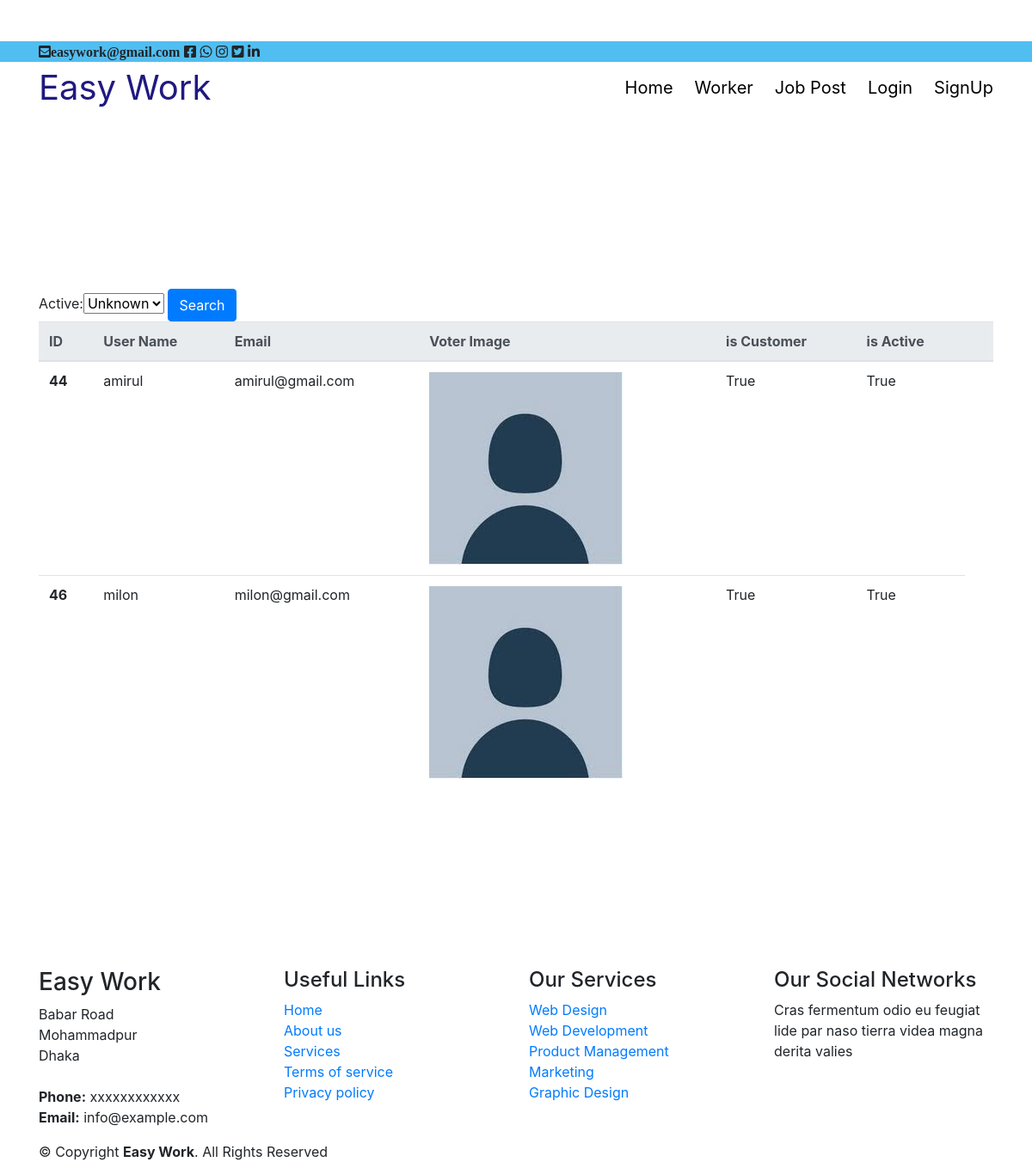
Screenshot of /superadmin/super/admin/client/pending/list/ with the database file from the repository.
### accounts/models.py (models this page shows, shortened)
class User(AbstractUser):
    is_worker = models.BooleanField(default=False)
    is_customer = models.BooleanField(default=False)
    image = models.ImageField('Voter ID Image', default='default.jpg', upload_to='voter_id_pics', null=True, blank=True)

### superadmin/views.py (the view)
# urls.py: path('super/admin/client/pending/list/',views.client_pending_list,name='client_pending_list'),
def client_pending_list(request):
    customer = User.objects.all().filter(is_customer = True)
    MyFilter = ActiveFilter(request.GET, queryset=customer)
    customer = MyFilter.qs
    context = {
        'customer': customer,
        'MyFilter': MyFilter,
    }
    return render(request,'superadmin/customer_pending_list.html',context)

### superadmin/templates/superadmin/customer_pending_list.html (shortened to what this page needs)
{% extends 'index1.html' %}
{% load crispy_forms_tags %}
{% load static %}
{% block content %}
<br><br><br><br><br><br><br><br><br><br><br>
<form method="get">
   {{ MyFilter.form }}
   <button class="btn btn-primary" type="submit">Search</button>
 </form>
<table class="table">
  <thead class="thead-light">
    <tr>
      <th scope="col">ID</th>
      <th scope="col">User Name </th>
      <th scope="col">Email</th>
      <th scope="col">Voter Image</th>
      <th scope="col">is Customer</th>
      <th scope="col">is Active</th>
        <th></th>
    </tr>
  </thead>
  <tbody>
  {% for customer in customer %}
      <th scope="row">{{ customer.id}}</th>
      <td>{{ customer.username }}</td>
      <td>{{ customer.email }}</td>
      <td>
        <img class="img-fluid account-img" src="{{ customer.image.url }}">
      </td>
      <td>
          {{ customer.is_customer}}
      </td>
      <td>
          {{ customer.is_active }}
      </td>
    {% endfor %}
  </tbody>
</table>
{% endblock content %}

### templates/index1.html (style rules this page uses)
* { padding: 0px; margin: 0px; }

### rows the page displays
User: id "44", username "amirul", email "amirul@gmail.com", image (picture), is_customer "True", is_active "True"
User: id "46", username "milon", email "milon@gmail.com", image (picture), is_customer "True", is_active "True"
